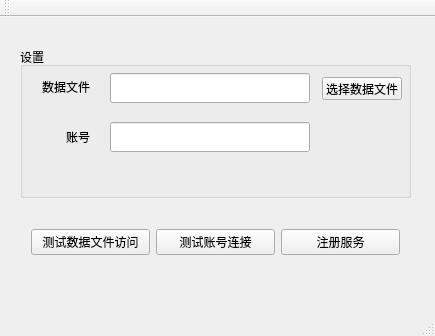
<?xml version="1.0" encoding="UTF-8"?>
<ui version="4.0">
 <class>MainWindow</class>
 <widget class="QMainWindow" name="MainWindow">
  <property name="windowModality">
   <enum>Qt::ApplicationModal</enum>
  </property>
  <property name="geometry">
   <rect>
    <x>0</x>
    <y>0</y>
    <width>435</width>
    <height>336</height>
   </rect>
  </property>
  <property name="windowTitle">
   <string>MainWindow</string>
  </property>
  <widget class="QWidget" name="centralWidget">
   <property name="maximumSize">
    <size>
     <width>435</width>
     <height>16777215</height>
    </size>
   </property>
   <widget class="QGroupBox" name="groupBox">
    <property name="geometry">
     <rect>
      <x>20</x>
      <y>30</y>
      <width>391</width>
      <height>151</height>
     </rect>
    </property>
    <property name="title">
     <string>设置</string>
    </property>
    <widget class="QLabel" name="label">
     <property name="enabled">
      <bool>true</bool>
     </property>
     <property name="geometry">
      <rect>
       <x>20</x>
       <y>30</y>
       <width>50</width>
       <height>20</height>
      </rect>
     </property>
     <property name="sizePolicy">
      <sizepolicy hsizetype="Fixed" vsizetype="Preferred">
       <horstretch>0</horstretch>
       <verstretch>0</verstretch>
      </sizepolicy>
     </property>
     <property name="minimumSize">
      <size>
       <width>50</width>
       <height>0</height>
      </size>
     </property>
     <property name="maximumSize">
      <size>
       <width>50</width>
       <height>16777215</height>
      </size>
     </property>
     <property name="text">
      <string>数据文件</string>
     </property>
     <property name="alignment">
      <set>Qt::AlignRight|Qt::AlignTrailing|Qt::AlignVCenter</set>
     </property>
    </widget>
    <widget class="QLineEdit" name="data_file_edit">
     <property name="geometry">
      <rect>
       <x>90</x>
       <y>26</y>
       <width>200</width>
       <height>30</height>
      </rect>
     </property>
     <property name="sizePolicy">
      <sizepolicy hsizetype="Fixed" vsizetype="Fixed">
       <horstretch>0</horstretch>
       <verstretch>0</verstretch>
      </sizepolicy>
     </property>
     <property name="minimumSize">
      <size>
       <width>200</width>
       <height>0</height>
      </size>
     </property>
     <property name="maximumSize">
      <size>
       <width>200</width>
       <height>16777215</height>
      </size>
     </property>
    </widget>
    <widget class="QPushButton" name="file_browser_btn">
     <property name="geometry">
      <rect>
       <x>302</x>
       <y>30</y>
       <width>80</width>
       <height>23</height>
      </rect>
     </property>
     <property name="minimumSize">
      <size>
       <width>80</width>
       <height>0</height>
      </size>
     </property>
     <property name="maximumSize">
      <size>
       <width>60</width>
       <height>16777215</height>
      </size>
     </property>
     <property name="text">
      <string>选择数据文件</string>
     </property>
    </widget>
    <widget class="QLabel" name="label_2">
     <property name="geometry">
      <rect>
       <x>20</x>
       <y>80</y>
       <width>50</width>
       <height>20</height>
      </rect>
     </property>
     <property name="minimumSize">
      <size>
       <width>50</width>
       <height>0</height>
      </size>
     </property>
     <property name="layoutDirection">
      <enum>Qt::LeftToRight</enum>
     </property>
     <property name="text">
      <string>账号</string>
     </property>
     <property name="alignment">
      <set>Qt::AlignRight|Qt::AlignTrailing|Qt::AlignVCenter</set>
     </property>
    </widget>
    <widget class="QLineEdit" name="cellphone_number_edit">
     <property name="geometry">
      <rect>
       <x>90</x>
       <y>75</y>
       <width>200</width>
       <height>30</height>
      </rect>
     </property>
     <property name="sizePolicy">
      <sizepolicy hsizetype="Fixed" vsizetype="Fixed">
       <horstretch>0</horstretch>
       <verstretch>0</verstretch>
      </sizepolicy>
     </property>
     <property name="minimumSize">
      <size>
       <width>200</width>
       <height>0</height>
      </size>
     </property>
     <property name="maximumSize">
      <size>
       <width>300</width>
       <height>16777215</height>
      </size>
     </property>
    </widget>
   </widget>
   <widget class="QWidget" name="horizontalLayoutWidget_3">
    <property name="geometry">
     <rect>
      <x>20</x>
      <y>190</y>
      <width>391</width>
      <height>71</height>
     </rect>
    </property>
    <layout class="QHBoxLayout" name="horizontalLayout_4">
     <item>
      <widget class="QPushButton" name="data_access_test_btn">
       <property name="text">
        <string>测试数据文件访问</string>
       </property>
      </widget>
     </item>
     <item>
      <widget class="QPushButton" name="connection_test_btn">
       <property name="text">
        <string>测试账号连接</string>
       </property>
      </widget>
     </item>
     <item>
      <widget class="QPushButton" name="ws_test_btn">
       <property name="text">
        <string>注册服务</string>
       </property>
      </widget>
     </item>
    </layout>
   </widget>
  </widget>
  <widget class="QMenuBar" name="menuBar">
   <property name="geometry">
    <rect>
     <x>0</x>
     <y>0</y>
     <width>435</width>
     <height>21</height>
    </rect>
   </property>
  </widget>
  <widget class="QToolBar" name="mainToolBar">
   <attribute name="toolBarArea">
    <enum>TopToolBarArea</enum>
   </attribute>
   <attribute name="toolBarBreak">
    <bool>false</bool>
   </attribute>
  </widget>
  <widget class="QStatusBar" name="statusBar"/>
 </widget>
 <layoutdefault spacing="6" margin="11"/>
 <resources/>
 <connections>
  <connection>
   <sender>data_access_test_btn</sender>
   <signal>clicked()</signal>
   <receiver>MainWindow</receiver>
   <slot>raise()</slot>
   <hints>
    <hint type="sourcelabel">
     <x>83</x>
     <y>258</y>
    </hint>
    <hint type="destinationlabel">
     <x>217</x>
     <y>167</y>
    </hint>
   </hints>
  </connection>
 </connections>
</ui>
